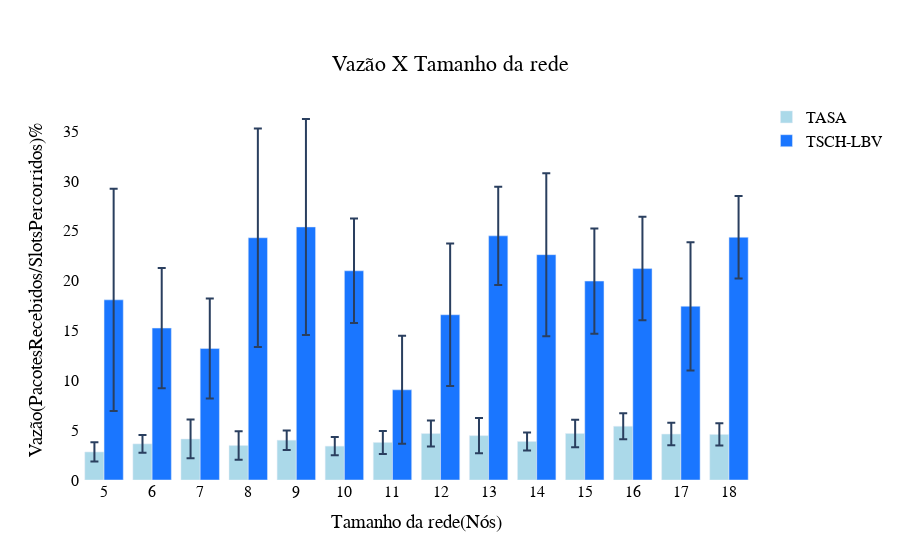

Notebook code for this chart:
### Code cell
import plotly.graph_objects as go

 
x = [5, 6, 7, 8, 9, 10, 11, 12, 13, 14, 15, 16, 17, 18, 19, 20, 5, 6, 7, 8, 9, 10, 11, 12, 13, 14, 15, 16, 17, 18, 19, 20]
TASA = [ 
      2.816304382304101,
3.6256917374659485,
4.117619118615211,
3.4677410934276827,
3.996204442964131,
3.396857003820899,
3.77150364851983,
4.664339606450831,
4.452809896634976,
3.8659381770787298,
4.669117859107969,
5.389546608483719,
4.612605525058319,
4.572915868026587,

]
TSCH_LBV = [
    18.07879649303142

,15.246622403786699
,13.19019792465194

,24.30898314638457

,25.392103631236317
,20.994107840366915
,9.049930385173402

,16.58360569570892

,24.500267136442158
,22.612565021936568
,19.961471430185856
,21.215726980915935
,17.433338468723758
,24.35900750338258 

] 

fig = go.Figure()

fig.add_trace(
    go.Bar(x=x, y=TASA,name='TASA',marker_color='rgb(171,217,233)',
           error_y=dict(type='data', array=[0.9709713414971154, 0.880104376365756, 1.943799855365052, 1.433994420360676, 0.9768797563149971,  0.9082915307648044, 1.153065487694297, 1.3142813561717501, 1.767860040085764, 0.8985057873346255, 1.384322630996463, 1.3126991872471911, 1.1348058067650884, 1.1126567193430617 

])
    ))  
fig.add_trace(
    go.Bar(x=x, y=TSCH_LBV,name='TSCH-LBV',marker_color='rgb(26, 118, 255)', 
           error_y=dict(type='data', array=[11.146152085768051 ,6.033540150530876 ,5.018142432139816 ,10.966000796305947  ,10.835258595042504  , 5.2391304410986645 ,5.41660218029675 ,7.159852701450597,4.926320107597678 
 ,8.177133285551434 ,5.287403891352002 ,5.1914353392854595 ,6.432705217548928 ,4.1340177884044 
])
          )) 

fig.update_layout(   
    font=dict(
        family="Arial",
        size=16,
        color="Black"
    ),
    title={
        'text': "Vazão X Tamanho da rede",
        'y':0.9,
        'x':0.5,
        'xanchor': 'center',
        'yanchor': 'top'},
                   xaxis=dict(
        title='Tamanho da rede(Nós)',
        tickmode='linear') , 
                   yaxis_title='Vazão(PacotesRecebidos/SlotsPercorridos)%',  
                      paper_bgcolor = 'rgba(0,0,0,0)', 
                    plot_bgcolor = 'rgba(0,0,0,0)'
                  
                    )

    
fig.show()
